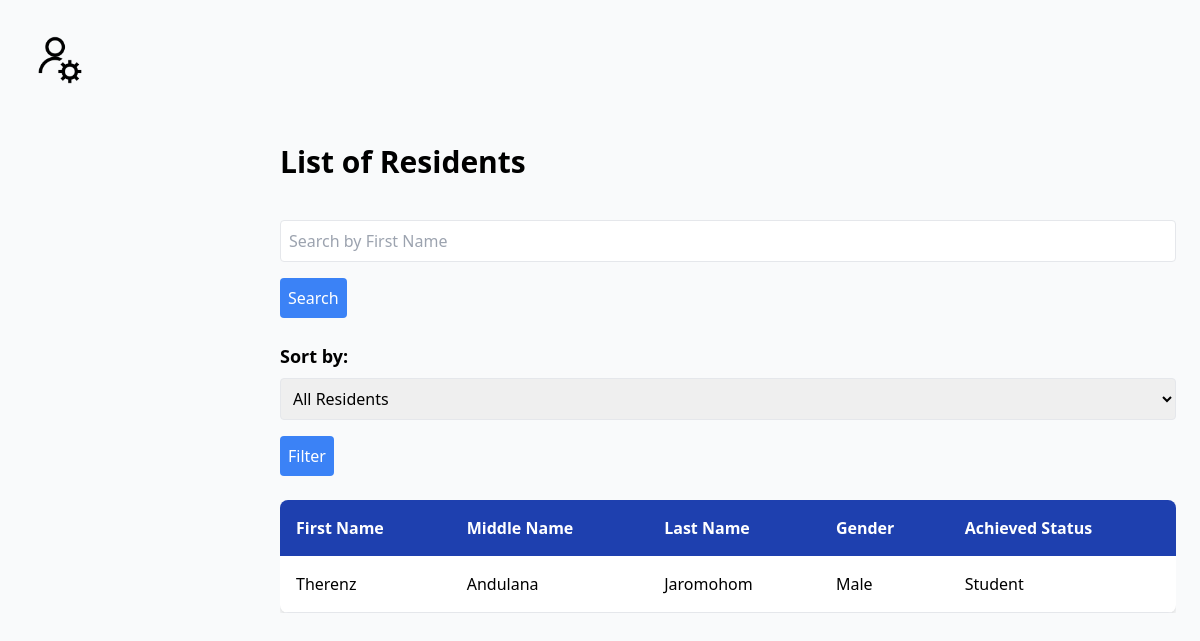
/crudV2/residents.php (signed in), run on an earlier commit of the app's database.
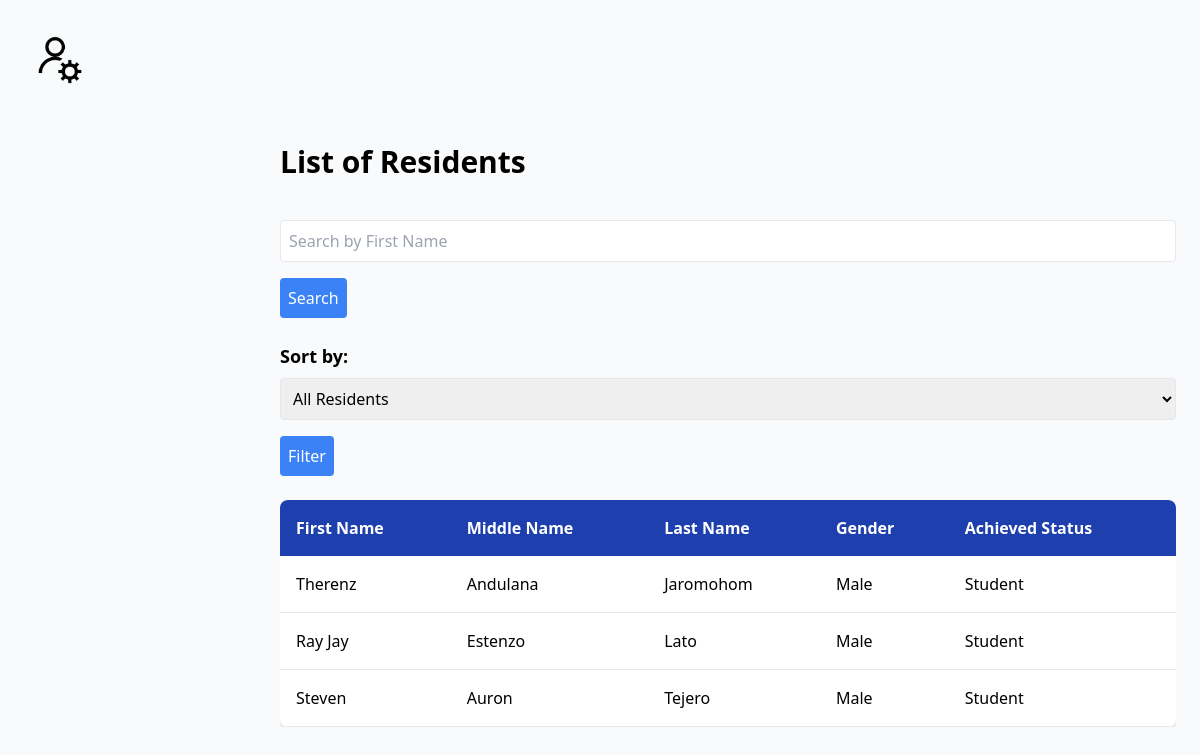
And on a later commit of the database.
### tables this page shows
CREATE TABLE `users` (
  `id` int(11) NOT NULL,
  `first_name` varchar(50) NOT NULL,
  `middle_name` varchar(50) DEFAULT NULL,
  `last_name` varchar(50) NOT NULL,
  `age` int(11) NOT NULL,
  `gender` enum('male','female','other') NOT NULL,
  `civil_status` enum('single','married','divorced','widowed') NOT NULL,
  `citizenship` varchar(50) NOT NULL,
  `achieved_status` varchar(50) DEFAULT NULL,
  `email` varchar(100) NOT NULL,
  `password` varchar(255) NOT NULL,
  `role` enum('user','admin') DEFAULT 'user',
  `user_email` varchar(255) DEFAULT NULL,
  `contact` varchar(20) DEFAULT NULL,
  `birth_date` date DEFAULT NULL,
  `address` varchar(255) DEFAULT NULL
);

### crudV2/residents.php (the view, shortened to what this page needs)
<?php
require 'db.php';
$search_term = '';
try {
    $query = "SELECT first_name, middle_name, last_name, gender, achieved_status FROM users WHERE role = 'user'";
    $residents_query = $conn->query($query);
    $residents = $residents_query->fetch_all(MYSQLI_ASSOC);
} catch (mysqli_sql_exception $e) {
    echo "Error: " . $e->getMessage();
    exit;
}
?>
<!DOCTYPE html>
<html lang="en">
<head>
    <link rel="stylesheet" href="admin.css">
    <link href="https://cdn.jsdelivr.net/npm/tailwindcss@2.2.19/dist/tailwind.min.css" rel="stylesheet">
</head>
<body class="bg-gray-50">
        <div id="avatar-only" class="p-5 cursor-pointer">
            <img src="7.png" alt="Admin Avatar" class="w-20 h-20 rounded-full">
        </div>
    <div class="ml-64 p-6">
        <h1 class="text-3xl font-bold mb-10">List of Residents</h1>
        <form method="POST" class="mb-6">
            <input type="text" name="search_term" id="search-box" placeholder="Search by First Name" value="<?= htmlspecialchars($search_term); ?>" class="w-full p-2 border rounded mb-4">
            <button type="submit" class="bg-blue-500 text-white p-2 rounded">Search</button>
        </form>
        <form method="POST" class="mb-6">
            <label for="filter" class="block text-lg font-semibold mb-2">Sort by:</label>
            <select name="filter" id="filter" class="w-full p-2 border rounded">
                <option value="">All Residents</option>
            </select>
            <button type="submit" class="mt-4 bg-blue-500 text-white p-2 rounded">Filter</button>
        </form>
        <div class="overflow-x-auto">
            <table class="min-w-full bg-white shadow-md rounded-lg overflow-hidden">
                <thead class="bg-blue-800 text-white">
                    <tr>
                        <th class="p-4 text-left">First Name</th>
                        <th class="p-4 text-left">Middle Name</th>
                        <th class="p-4 text-left">Last Name</th>
                        <th class="p-4 text-left">Gender</th>
                        <th class="p-4 text-left">Achieved Status</th>
                    </tr>
                </thead>
                <tbody>
                    <?php if (empty($residents)): ?>
                        <tr>
                            <td colspan="5" class="p-4 text-center">No residents found</td>
                        </tr>
                    <?php else: ?>
                        <?php foreach ($residents as $resident): ?>
                            <tr class="border-b">
                                <td class="p-4"><?= htmlspecialchars($resident['first_name']); ?></td>
                                <td class="p-4"><?= htmlspecialchars($resident['middle_name']); ?></td>
                                <td class="p-4"><?= htmlspecialchars($resident['last_name']); ?></td>
                                <td class="p-4"><?= htmlspecialchars(ucfirst($resident['gender'])); ?></td>
                                <td class="p-4"><?= htmlspecialchars(ucfirst($resident['achieved_status'])); ?></td>
                            </tr>
                        <?php endforeach; ?>
                    <?php endif; ?>
                </tbody>
            </table>
        </div>
    </div>
</body>
</html>

What changed in the data, as far as the page shows it:
added users: first_name "Ray Jay", middle_name "Estenzo", last_name "Lato", gender "Male", achieved_status "Student"
added users: first_name "Steven", middle_name "Auron", last_name "Tejero", gender "Male", achieved_status "Student"
